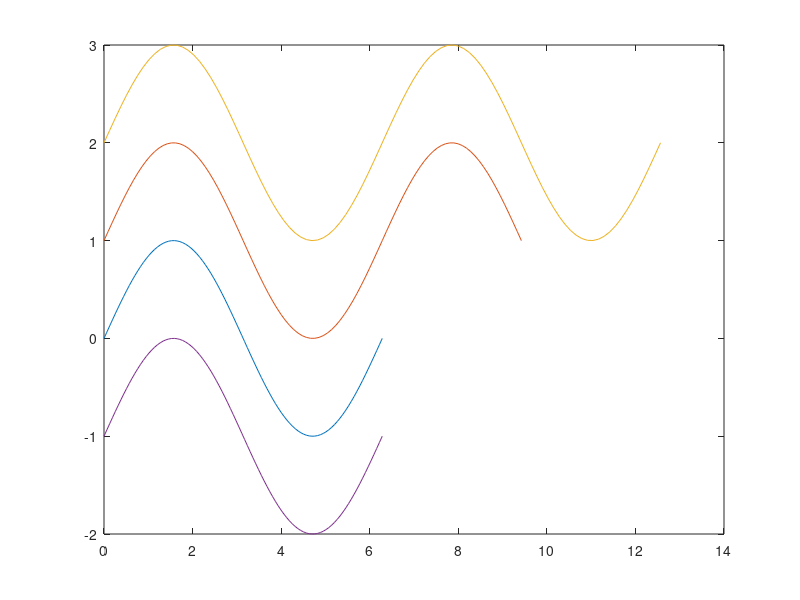

The MATLAB script that drew this image:
x1=linspace(0,2*pi,100);
x2=linspace(0,3*pi,100);
x3=linspace(0,4*pi,100);
y1=sin(x1);
y2=1+sin(x2);
y3=2+sin(x3);
x=[x1;x2;x3]';
y=[y1;y2;y3]';
plot(x,y,x1,y1-1)